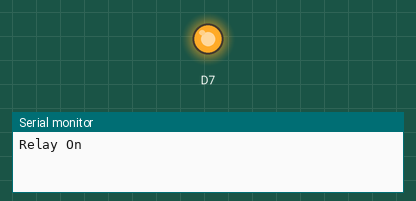
The sketch below on a simulated ESP8266 (NodeMCU). On the bench: output pins drawn as LEDs (lit = HIGH), the last lines printed to the serial monitor.

Above: at 0.5 s.
At 5.0 s:
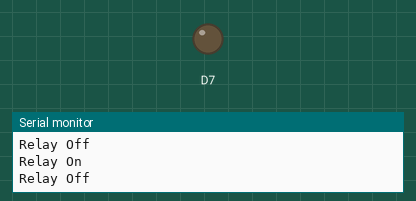
Timing chart, 0 to 6.9 s (numbered marks = the images above):
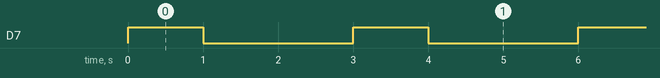

The sketch:

alexa_shrine_light.ino
```cpp
//Testing the NodeMCU and 4-channel relay module


void setup() {
  // put your setup code here, to run once:
  Serial.begin(115200);

  pinMode(D7,OUTPUT);
}

void loop() {
  // put your main code here, to run repeatedly:
  Serial.println("Relay On");
  digitalWrite(D7,HIGH);
  delay(1000);
  Serial.println("Relay Off");
  digitalWrite(D7,LOW);
  delay(2000);
}
```

Measured:
- by itself, D7: alternates HIGH for 1.0 s and LOW for 2.0 s
